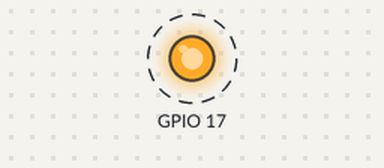
Bench run of a program on a simulated Raspberry Pi (BCM pin numbers). Shown: output pins drawn as LEDs (lit = HIGH). Dashed ring = blinking.

Above: at 0.5 s.
Timing chart, 0 to 4.6 s (numbered marks = the images above):
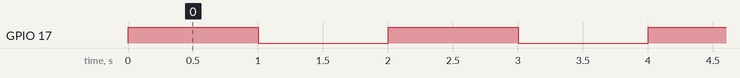

Measured:
- by itself, GPIO 17: alternates HIGH for 1.0 s and LOW for 1.0 s

The program:

gpio_blink.py
```python
# gpio_blink.py
# by Scott Kildall (www.kildall.com)
# LED is on pin 4, use a 270 Ohm resistor to ground

import RPi.GPIO as GPIO
import time

GPIO.setwarnings(False)
GPIO.setmode(GPIO.BCM)
GPIO.setup(17, GPIO.OUT)

state = True

# endless loop, on/off for 1 second
while True:
    GPIO.output(17,True)
    time.sleep(1)
    GPIO.output(17,False)
    time.sleep(1)
```
